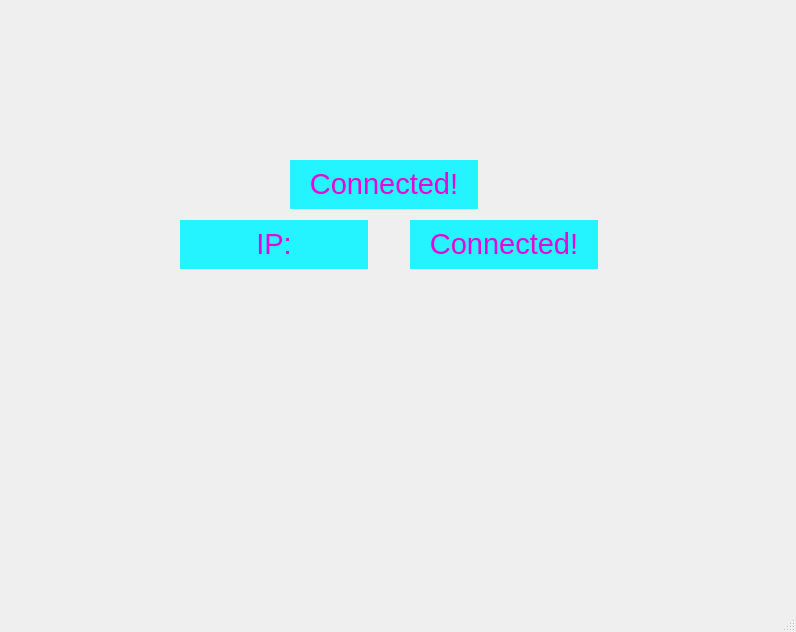
<?xml version="1.0" encoding="UTF-8"?>
<ui version="4.0">
 <class>MainWindow</class>
 <widget class="QMainWindow" name="MainWindow">
  <property name="geometry">
   <rect>
    <x>0</x>
    <y>0</y>
    <width>796</width>
    <height>632</height>
   </rect>
  </property>
  <property name="windowTitle">
   <string>MainWindow</string>
  </property>
  <widget class="QWidget" name="centralwidget">
   <widget class="QStackedWidget" name="stackedWidget">
    <property name="geometry">
     <rect>
      <x>0</x>
      <y>0</y>
      <width>774</width>
      <height>560</height>
     </rect>
    </property>
    <property name="styleSheet">
     <string notr="true"/>
    </property>
    <property name="currentIndex">
     <number>1</number>
    </property>
    <widget class="QWidget" name="page">
     <widget class="QWidget" name="layoutWidget">
      <property name="geometry">
       <rect>
        <x>240</x>
        <y>100</y>
        <width>293</width>
        <height>119</height>
       </rect>
      </property>
      <layout class="QVBoxLayout" name="verticalLayout_2">
       <item>
        <widget class="QLabel" name="label">
         <property name="styleSheet">
          <string notr="true">color: rgb(255, 0, 230);</string>
         </property>
         <property name="text">
          <string>&lt;html&gt;&lt;head/&gt;&lt;body&gt;&lt;p align=&quot;center&quot;&gt;&lt;span style=&quot; font-size:26pt; font-weight:700;&quot;&gt;Welcome&lt;/span&gt;&lt;/p&gt;&lt;/body&gt;&lt;/html&gt;</string>
         </property>
        </widget>
       </item>
       <item>
        <layout class="QHBoxLayout" name="horizontalLayout_2">
         <item>
          <layout class="QHBoxLayout" name="horizontalLayout">
           <item>
            <widget class="QLabel" name="portLabel">
             <property name="font">
              <font>
               <pointsize>22</pointsize>
              </font>
             </property>
             <property name="styleSheet">
              <string notr="true">color: rgb(255, 0, 230);
background-color: rgb(120, 255, 251);</string>
             </property>
             <property name="text">
              <string>Port</string>
             </property>
            </widget>
           </item>
           <item>
            <widget class="QLineEdit" name="portEdit">
             <property name="styleSheet">
              <string notr="true">background-color: rgb(120, 255, 251);
color: rgb(255, 0, 230);</string>
             </property>
             <property name="text">
              <string>8484</string>
             </property>
            </widget>
           </item>
          </layout>
         </item>
         <item>
          <widget class="QPushButton" name="connectButton">
           <property name="styleSheet">
            <string notr="true">background-color: rgb(120, 255, 251);
color: rgb(255, 0, 230);</string>
           </property>
           <property name="text">
            <string>Connect</string>
           </property>
          </widget>
         </item>
        </layout>
       </item>
      </layout>
     </widget>
    </widget>
    <widget class="QWidget" name="page_2">
     <widget class="QLabel" name="connectedLabel">
      <property name="geometry">
       <rect>
        <x>290</x>
        <y>160</y>
        <width>188</width>
        <height>49</height>
       </rect>
      </property>
      <property name="styleSheet">
       <string notr="true">background-color: rgb(35, 244, 255);
</string>
      </property>
      <property name="text">
       <string>&lt;html&gt;&lt;head/&gt;&lt;body&gt;&lt;p align=&quot;center&quot;&gt;&lt;span style=&quot; font-size:22pt; color:#e607db;&quot;&gt;Connected!&lt;/span&gt;&lt;/p&gt;&lt;/body&gt;&lt;/html&gt;</string>
      </property>
     </widget>
     <widget class="QLabel" name="connectedLabel_3">
      <property name="geometry">
       <rect>
        <x>410</x>
        <y>220</y>
        <width>188</width>
        <height>49</height>
       </rect>
      </property>
      <property name="styleSheet">
       <string notr="true">background-color: rgb(35, 244, 255);
</string>
      </property>
      <property name="text">
       <string>&lt;html&gt;&lt;head/&gt;&lt;body&gt;&lt;p align=&quot;center&quot;&gt;&lt;span style=&quot; font-size:22pt; color:#e607db;&quot;&gt;Connected!&lt;/span&gt;&lt;/p&gt;&lt;/body&gt;&lt;/html&gt;</string>
      </property>
     </widget>
     <widget class="QLabel" name="connectedLabel_4">
      <property name="geometry">
       <rect>
        <x>180</x>
        <y>220</y>
        <width>188</width>
        <height>49</height>
       </rect>
      </property>
      <property name="styleSheet">
       <string notr="true">background-color: rgb(35, 244, 255);
</string>
      </property>
      <property name="text">
       <string>&lt;html&gt;&lt;head/&gt;&lt;body&gt;&lt;p align=&quot;center&quot;&gt;&lt;span style=&quot; font-size:22pt; color:#e607db;&quot;&gt;IP:&lt;/span&gt;&lt;/p&gt;&lt;/body&gt;&lt;/html&gt;</string>
      </property>
     </widget>
    </widget>
   </widget>
  </widget>
  <widget class="QMenuBar" name="menubar">
   <property name="geometry">
    <rect>
     <x>0</x>
     <y>0</y>
     <width>796</width>
     <height>25</height>
    </rect>
   </property>
  </widget>
  <widget class="QStatusBar" name="statusbar"/>
 </widget>
 <resources/>
 <connections/>
</ui>
